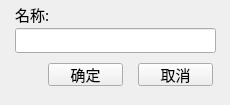
<?xml version="1.0" encoding="UTF-8"?>
<ui version="4.0">
 <class>NewIconDlg</class>
 <widget class="QDialog" name="NewIconDlg">
  <property name="geometry">
   <rect>
    <x>0</x>
    <y>0</y>
    <width>230</width>
    <height>105</height>
   </rect>
  </property>
  <property name="windowTitle">
   <string>图元</string>
  </property>
  <widget class="QLabel" name="label">
   <property name="geometry">
    <rect>
     <x>15</x>
     <y>4</y>
     <width>41</width>
     <height>21</height>
    </rect>
   </property>
   <property name="font">
    <font>
     <family>宋体</family>
     <pointsize>11</pointsize>
    </font>
   </property>
   <property name="text">
    <string>名称:</string>
   </property>
  </widget>
  <widget class="QLineEdit" name="iconNameEdit">
   <property name="geometry">
    <rect>
     <x>15</x>
     <y>28</y>
     <width>201</width>
     <height>25</height>
    </rect>
   </property>
   <property name="font">
    <font>
     <family>宋体</family>
     <pointsize>11</pointsize>
    </font>
   </property>
  </widget>
  <widget class="QPushButton" name="okBtn">
   <property name="geometry">
    <rect>
     <x>48</x>
     <y>63</y>
     <width>75</width>
     <height>23</height>
    </rect>
   </property>
   <property name="font">
    <font>
     <family>宋体</family>
     <pointsize>11</pointsize>
    </font>
   </property>
   <property name="text">
    <string>确定</string>
   </property>
   <property name="icon">
    <iconset resource="../icon.qrc">
     <normaloff>:/images/apply.png</normaloff>:/images/apply.png</iconset>
   </property>
   <property name="autoDefault">
    <bool>false</bool>
   </property>
  </widget>
  <widget class="QPushButton" name="noBtn">
   <property name="geometry">
    <rect>
     <x>138</x>
     <y>63</y>
     <width>75</width>
     <height>23</height>
    </rect>
   </property>
   <property name="font">
    <font>
     <family>宋体</family>
     <pointsize>11</pointsize>
    </font>
   </property>
   <property name="text">
    <string>取消</string>
   </property>
   <property name="icon">
    <iconset resource="../icon.qrc">
     <normaloff>:/images/no.png</normaloff>:/images/no.png</iconset>
   </property>
   <property name="autoDefault">
    <bool>false</bool>
   </property>
  </widget>
 </widget>
 <resources>
  <include location="../icon.qrc"/>
 </resources>
 <connections/>
</ui>
